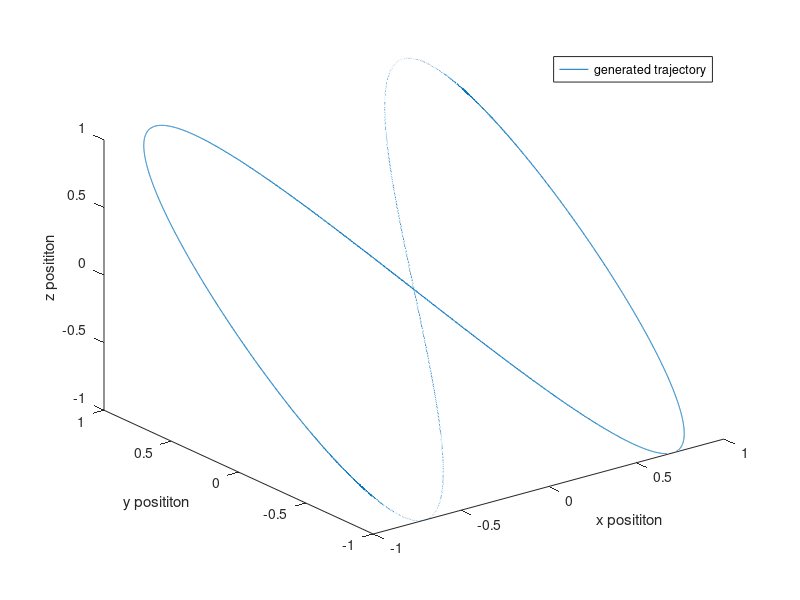

Reproduce this figure in MATLAB. (Note: this script raises an error after producing the figure.)
%%
% generate a trajectory using cos and/or sin. Derive twice to get acceleration
% and give those value to the imu integrator to recompute the trajectory.
% Using trigonometry is ok : position won't go to infinity + loop.

%THIS IS PURE TRANLSATION
%rate of turn set to 0 (wx = wy= wz = 0) for all the trajectory.

%*****************************WORKING*********************
%%
close all;
clear all;

write_to_file = false;

fe = 1000;
N = 100*1;
t = (0:1/fe:N-1/fe);

x = sin(t);
y = sin(2*t);
z = sin(2*t);

figure('Name','3D position plot','NumberTitle','off');
plot3(x,y,z);
xlabel('x posititon');
ylabel('y posititon');
zlabel('z posititon');
legend('generated trajectory');

deg_to_rad = 3.14159265359/180.0;
ax = -sin(t);
ay = -4*sin(2*t);
az = -4*sin(2*t);
wx(1,1:(N*fe)) = 0*deg_to_rad; 
wy(1,1:(N*fe)) = 0*deg_to_rad;
wz(1,1:(N*fe)) = 0*deg_to_rad;
u = [ax; ay; az; wx; wy; wz];

ox = 0*t;
oy = 0*t;
oz = 0*t;

o = [ox; oy; oz];

%% needed parameters

dt = 0.001;
di = [0; 0; 0; 1; 0; 0; 0; 1; 2; 2];
di0 = [0; 0; 0; 1; 0; 0; 0; 0; 0; 0];
%u = [10; 5; 2; 110; 30; 50];

b0 = [0; 0; 0; 0; 0; 0]; %bias vector

n_ax = 0.04*randn(1,(N*fe));
n_ay = 0.04*randn(1,(N*fe));
n_az = 0.04*randn(1,(N*fe));
n_wx = 0.002*randn(1,(N*fe));
n_wy = 0.002*randn(1,(N*fe));
n_wz = 0.002*randn(1,(N*fe));
n0 = [0; 0; 0; 0; 0; 0]; %noise vector
n = [n_ax; n_ay; n_az; n_wx; n_wy; n_wz]; %noise vector

di_t = di;
di_t0 = di0;

%FORMULATION IS PQV
%UNIT QUATERNION IS [1 0 0 0]

for i=1:N*fe-1
    d = data2delta(b0, u(:,i), n0, dt);
%% test imu_integrator

    di_out0 = imu_integrator(di, d, dt);
    di=di_out0;
    di_t = [di_t, di];
end

%% Plot Integrated position
figure('Name','Acceleration, Velocity and Position','NumberTitle','off');
subplot(3,3,1);
plot(t, ax(1,:));
hold on;
xlabel('time');
ylabel('Acceleration X');
subplot(3,3,4);
plot(t, ay(1,:));
xlabel('time');
ylabel('Acceleration Y');
subplot(3,3,7);
plot(t, az(1,:));
xlabel('time');
ylabel('Acceleration Z');

%figure('Name','velocity through time','NumberTitle','off');
subplot(3,3,2);
plot(t, di_t(8,:));
hold on;
xlabel('time');
ylabel('Velocity X');
subplot(3,3,5);
plot(t, di_t(9,:));
xlabel('time');
ylabel('Velocity Y');
subplot(3,3,8);
plot(t, di_t(10,:));
xlabel('time');
ylabel('Velocity Z');

%figure('Name','position through time','NumberTitle','off');
subplot(3,3,3);
plot(t, x(1,:));
xlabel('time');
ylabel('Position X');
hold on;
subplot(3,3,6);
plot(t, y(1,:));
xlabel('time');
ylabel('Position Y');
subplot(3,3,9);
plot(t, z(1,:));
xlabel('time');
ylabel('Position Z');

%% 3D plot
% figure('Name','3D position plot','NumberTitle','off');
% plot3(di_t(1,:),di_t(2,:),di_t(3,:));
% xlabel('x posititon');
% ylabel('y posititon');
% zlabel('z posititon');

% fileID = fopen('data_test_trig.txt','wt');
% data = [t',u'];
% for ii = 1:size(data,1)
%     fprintf(fileID,'%g\t',data(ii,:));
%     fprintf(fileID,'\n');
% end
% fclose(fileID);
% 
% figure('Name','2D position plot','NumberTitle','off');
% subplot(3,2,1)
% plot(x,y);
% xlabel('x posititon');
% ylabel('y posititon');
% subplot(3,2,2)
% plot(di_t(1,:),di_t(2,:));
% xlabel('x posititon integrated');
% ylabel('y posititon integrated');
% subplot(3,2,3)
% plot(x,z);
% xlabel('x posititon');
% ylabel('z posititon');
% subplot(3,2,4)
% plot(di_t(1,:),di_t(3,:));
% xlabel('x posititon integrated');
% ylabel('z posititon integrated');
% subplot(3,2,5)
% plot(y,z);
% xlabel('y posititon');
% ylabel('z posititon');
% subplot(3,2,6)
% plot(di_t(2,:),di_t(3,:));
% xlabel('y posititon integrated');
% ylabel('z posititon integrated');

figure('Name','error','NumberTitle','off')
subplot(3,1,1);
plot(t,x(1,:) - di_t(1,:));
xlabel('x error over time');
hold on;
subplot(3,1,2);
plot(t,y(1,:) - di_t(2,:));
xlabel('y error over time');
subplot(3,1,3);
plot(t,z(1,:) - di_t(3,:));
xlabel('z error over time');

%% all 3D plots in same figure :
figure('Name','compare trajectories','NumberTitle','off');
plot3(x(1,:),y(1,:),z(1,:), 'r');
hold on;
plot3(di_t(1,:),di_t(2,:),di_t(3,:), 'g');
xlabel('x posititon');
ylabel('y posititon');
zlabel('z posititon');
legend('real trajectory', 'integrated trajectory');

%% write data in file

if(write_to_file)
    fileID = fopen('data_pure_translation.txt','wt');
    data = [t',u'];
    for ii = 1:size(data,1)
        fprintf(fileID,'%g\t',data(ii,:));
        fprintf(fileID,'\n');
    end
    fclose(fileID);
    
    fileID_check = fopen('data_pure_translation_check.txt','wt');
    data = [t',x',y',z', o'];
    for ii = 1:size(data,1)
        fprintf(fileID_check,'%g\t',data(ii,:));
        fprintf(fileID_check,'\n');
    end
    fclose(fileID_check);
end
